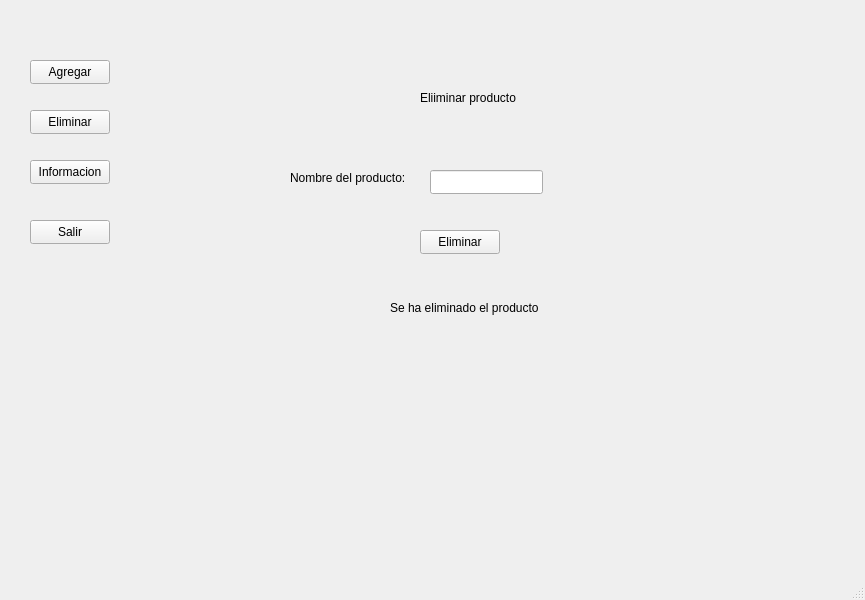
<?xml version="1.0" encoding="UTF-8"?>
<ui version="4.0">
 <class>MainWindow</class>
 <widget class="QMainWindow" name="MainWindow">
  <property name="geometry">
   <rect>
    <x>0</x>
    <y>0</y>
    <width>865</width>
    <height>600</height>
   </rect>
  </property>
  <property name="windowTitle">
   <string>MainWindow</string>
  </property>
  <widget class="QWidget" name="centralwidget">
   <widget class="QPushButton" name="pushButton">
    <property name="geometry">
     <rect>
      <x>30</x>
      <y>60</y>
      <width>80</width>
      <height>24</height>
     </rect>
    </property>
    <property name="text">
     <string>Agregar</string>
    </property>
   </widget>
   <widget class="QPushButton" name="pushButton_2">
    <property name="geometry">
     <rect>
      <x>30</x>
      <y>110</y>
      <width>80</width>
      <height>24</height>
     </rect>
    </property>
    <property name="text">
     <string>Eliminar</string>
    </property>
   </widget>
   <widget class="QPushButton" name="pushButton_3">
    <property name="geometry">
     <rect>
      <x>30</x>
      <y>160</y>
      <width>80</width>
      <height>24</height>
     </rect>
    </property>
    <property name="text">
     <string>Informacion</string>
    </property>
   </widget>
   <widget class="QPushButton" name="pushButton_4">
    <property name="geometry">
     <rect>
      <x>30</x>
      <y>220</y>
      <width>80</width>
      <height>24</height>
     </rect>
    </property>
    <property name="text">
     <string>Salir</string>
    </property>
   </widget>
   <widget class="QStackedWidget" name="stackedWidget">
    <property name="geometry">
     <rect>
      <x>170</x>
      <y>50</y>
      <width>621</width>
      <height>421</height>
     </rect>
    </property>
    <property name="currentIndex">
     <number>1</number>
    </property>
    <widget class="QWidget" name="page">
     <widget class="QLabel" name="label">
      <property name="geometry">
       <rect>
        <x>250</x>
        <y>30</y>
        <width>101</width>
        <height>16</height>
       </rect>
      </property>
      <property name="text">
       <string>Agregar producto</string>
      </property>
     </widget>
     <widget class="QStackedWidget" name="stackedWidget_2">
      <property name="geometry">
       <rect>
        <x>150</x>
        <y>230</y>
        <width>281</width>
        <height>61</height>
       </rect>
      </property>
      <property name="currentIndex">
       <number>0</number>
      </property>
      <widget class="QWidget" name="page_3">
       <widget class="QLabel" name="label_6">
        <property name="geometry">
         <rect>
          <x>20</x>
          <y>20</y>
          <width>61</width>
          <height>16</height>
         </rect>
        </property>
        <property name="text">
         <string>Cantidad:</string>
        </property>
       </widget>
       <widget class="QSpinBox" name="cantidadProd">
        <property name="geometry">
         <rect>
          <x>100</x>
          <y>20</y>
          <width>71</width>
          <height>25</height>
         </rect>
        </property>
       </widget>
      </widget>
      <widget class="QWidget" name="page_4">
       <widget class="QLabel" name="label_7">
        <property name="geometry">
         <rect>
          <x>20</x>
          <y>20</y>
          <width>61</width>
          <height>20</height>
         </rect>
        </property>
        <property name="text">
         <string>Descuento:</string>
        </property>
       </widget>
       <widget class="QDoubleSpinBox" name="descuentoProd">
        <property name="geometry">
         <rect>
          <x>100</x>
          <y>20</y>
          <width>62</width>
          <height>25</height>
         </rect>
        </property>
       </widget>
      </widget>
     </widget>
     <widget class="QLabel" name="label_2">
      <property name="geometry">
       <rect>
        <x>150</x>
        <y>200</y>
        <width>81</width>
        <height>16</height>
       </rect>
      </property>
      <property name="text">
       <string>Tipo producto:</string>
      </property>
     </widget>
     <widget class="QComboBox" name="comboBox">
      <property name="geometry">
       <rect>
        <x>250</x>
        <y>200</y>
        <width>151</width>
        <height>24</height>
       </rect>
      </property>
      <item>
       <property name="text">
        <string>Producto con stock</string>
       </property>
      </item>
      <item>
       <property name="text">
        <string>Producto con descuento</string>
       </property>
      </item>
     </widget>
     <widget class="QLabel" name="label_3">
      <property name="geometry">
       <rect>
        <x>120</x>
        <y>70</y>
        <width>121</width>
        <height>20</height>
       </rect>
      </property>
      <property name="text">
       <string>Nombre del producto</string>
      </property>
     </widget>
     <widget class="QLabel" name="label_4">
      <property name="geometry">
       <rect>
        <x>180</x>
        <y>110</y>
        <width>49</width>
        <height>16</height>
       </rect>
      </property>
      <property name="text">
       <string>Precio:</string>
      </property>
     </widget>
     <widget class="QLabel" name="label_5">
      <property name="geometry">
       <rect>
        <x>148</x>
        <y>150</y>
        <width>71</width>
        <height>20</height>
       </rect>
      </property>
      <property name="text">
       <string>Descripcion:</string>
      </property>
     </widget>
     <widget class="QLineEdit" name="nombreProd">
      <property name="geometry">
       <rect>
        <x>250</x>
        <y>70</y>
        <width>121</width>
        <height>24</height>
       </rect>
      </property>
     </widget>
     <widget class="QDoubleSpinBox" name="precioProd">
      <property name="geometry">
       <rect>
        <x>250</x>
        <y>110</y>
        <width>101</width>
        <height>25</height>
       </rect>
      </property>
     </widget>
     <widget class="QTextEdit" name="descripcionProd">
      <property name="geometry">
       <rect>
        <x>250</x>
        <y>150</y>
        <width>171</width>
        <height>41</height>
       </rect>
      </property>
     </widget>
     <widget class="QPushButton" name="pushButton_5">
      <property name="geometry">
       <rect>
        <x>240</x>
        <y>310</y>
        <width>80</width>
        <height>24</height>
       </rect>
      </property>
      <property name="text">
       <string>Agregar</string>
      </property>
     </widget>
     <widget class="QLabel" name="statusAgregar">
      <property name="geometry">
       <rect>
        <x>220</x>
        <y>350</y>
        <width>171</width>
        <height>20</height>
       </rect>
      </property>
      <property name="text">
       <string>Se ha agregado un producto.</string>
      </property>
     </widget>
    </widget>
    <widget class="QWidget" name="page_2">
     <widget class="QLabel" name="label_8">
      <property name="geometry">
       <rect>
        <x>250</x>
        <y>40</y>
        <width>101</width>
        <height>16</height>
       </rect>
      </property>
      <property name="text">
       <string>Eliiminar producto</string>
      </property>
     </widget>
     <widget class="QLabel" name="label_9">
      <property name="geometry">
       <rect>
        <x>120</x>
        <y>120</y>
        <width>121</width>
        <height>16</height>
       </rect>
      </property>
      <property name="text">
       <string>Nombre del producto:</string>
      </property>
     </widget>
     <widget class="QLineEdit" name="eliminarProd">
      <property name="geometry">
       <rect>
        <x>260</x>
        <y>120</y>
        <width>113</width>
        <height>24</height>
       </rect>
      </property>
     </widget>
     <widget class="QPushButton" name="pushButton_6">
      <property name="geometry">
       <rect>
        <x>250</x>
        <y>180</y>
        <width>80</width>
        <height>24</height>
       </rect>
      </property>
      <property name="text">
       <string>Eliminar</string>
      </property>
     </widget>
     <widget class="QLabel" name="statusEliminar">
      <property name="geometry">
       <rect>
        <x>220</x>
        <y>250</y>
        <width>151</width>
        <height>16</height>
       </rect>
      </property>
      <property name="text">
       <string>Se ha eliminado el producto</string>
      </property>
     </widget>
    </widget>
    <widget class="QWidget" name="page_5">
     <widget class="QLabel" name="label_10">
      <property name="geometry">
       <rect>
        <x>250</x>
        <y>50</y>
        <width>111</width>
        <height>16</height>
       </rect>
      </property>
      <property name="text">
       <string>Mostrar informacion</string>
      </property>
     </widget>
     <widget class="QTextEdit" name="mostrarInformacion">
      <property name="geometry">
       <rect>
        <x>130</x>
        <y>90</y>
        <width>371</width>
        <height>251</height>
       </rect>
      </property>
     </widget>
     <widget class="QLabel" name="label_11">
      <property name="geometry">
       <rect>
        <x>130</x>
        <y>360</y>
        <width>61</width>
        <height>16</height>
       </rect>
      </property>
      <property name="text">
       <string>Valor total:</string>
      </property>
     </widget>
     <widget class="QLabel" name="valorTotal">
      <property name="geometry">
       <rect>
        <x>190</x>
        <y>360</y>
        <width>49</width>
        <height>16</height>
       </rect>
      </property>
      <property name="text">
       <string/>
      </property>
     </widget>
    </widget>
   </widget>
  </widget>
  <widget class="QMenuBar" name="menubar">
   <property name="geometry">
    <rect>
     <x>0</x>
     <y>0</y>
     <width>865</width>
     <height>21</height>
    </rect>
   </property>
  </widget>
  <widget class="QStatusBar" name="statusbar"/>
 </widget>
 <resources/>
 <connections/>
</ui>
